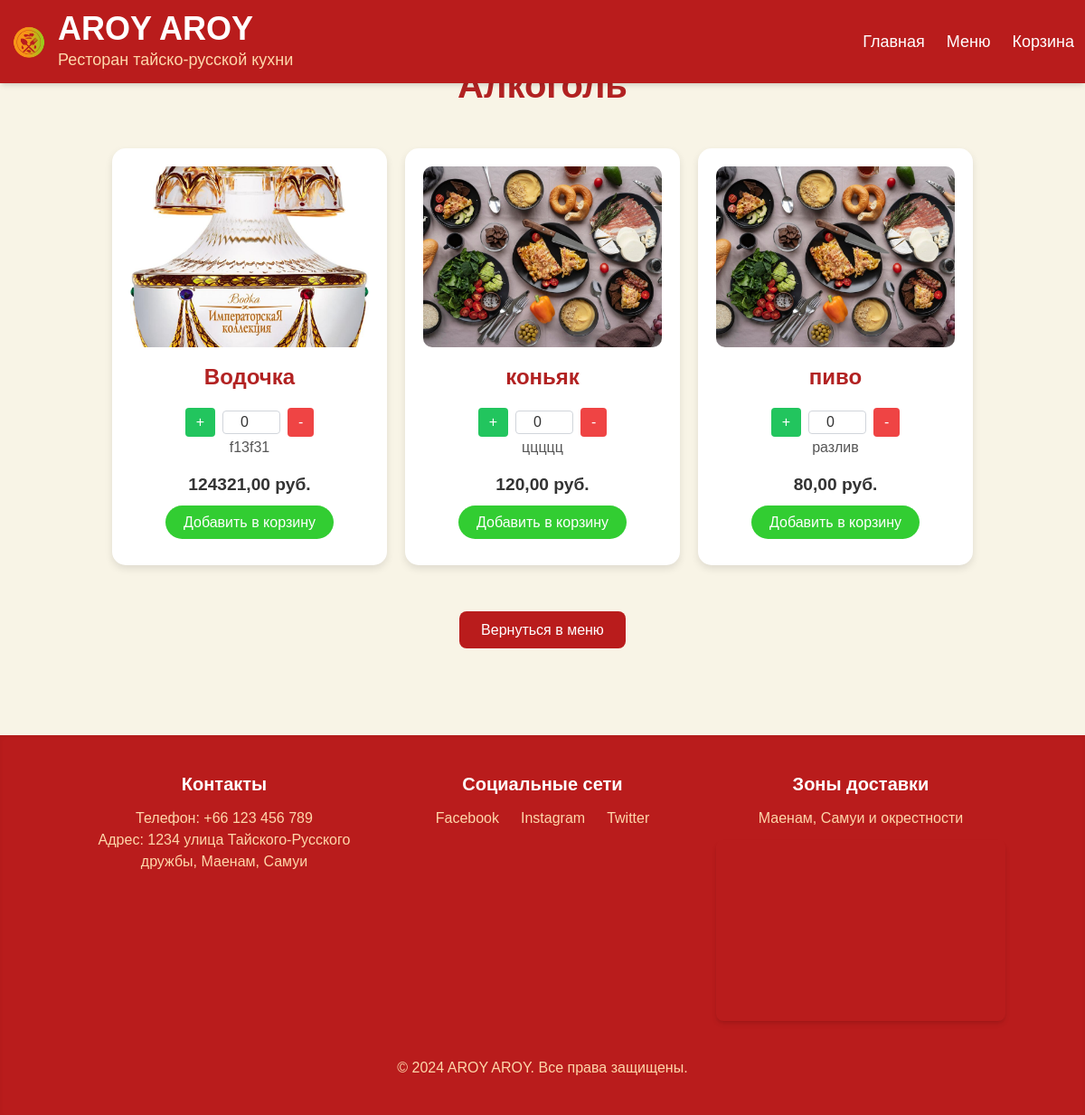
Page /category/1/ on the committed database.
### menu/models.py (models this page shows, shortened)
class Category(models.Model):
    name = models.CharField(max_length=255)
    image = models.ImageField(upload_to='categories/images', blank=True, null=True)

class Product(models.Model):
    category = models.ForeignKey(Category, on_delete=models.CASCADE, related_name='products', verbose_name="Категория")
    name = models.CharField(max_length=255, verbose_name="Название продукта")
    description = models.TextField(verbose_name="Описание")
    price = models.DecimalField(max_digits=10, decimal_places=2, verbose_name="Цена")
    image = models.ImageField(upload_to='products/images', blank=True, null=True, verbose_name="Изображение")
    class Meta:
        verbose_name = "Продукт"
        verbose_name_plural = "Продукты"

### menu/views.py (the view)
def category_detail(request, pk):
    category = get_object_or_404(Category, pk=pk)
    products = category.products.all()
    return render(
        request, "menu/category.html", {"category": category, "products": products}
    )

### menu/templates/menu/category.html (shortened to what this page needs)
{% load static %}
<!DOCTYPE html>
<html lang="ru">
<head>
    <link rel="stylesheet" href="{% static 'menu/css/styles.css' %}">
    <script src="https://cdn.tailwindcss.com"></script>
</head>
<body>
{% include 'menu/common_header.html' %}
<div class="container mx-auto px-4 py-6">
    <h2 class="category-title">{{ category.name }}</h2>
    <div class="product-grid">
        {% for product in products %}
            <div class="product-card">
                <img src="
                        {% if product.image %}{{ product.image.url }}{% else %}{% static 'menu/images/default.jpg' %}{% endif %}"
                     alt="{{ product.name }}">
                <div class="product-info">
                    <h3 class="product-name">{{ product.name }}</h3>
                    <div class="flex items-center justify-center mt-4">
                        <button id="{{ product.id }}" type="button"
                                class="increment bg-green-500 text-white px-3 py-1 rounded plus-button">+
                        </button>
                        <input id="{{ product.id }}" type="number" value="0"
                               class="quantity-input w-16 text-center mx-2 border border-gray-300 rounded" min="1"
                               max="100" placeholder="0" step="1">
                        <button id="{{ product.id }}" type="button"
                                class="decrement bg-red-500 text-white px-3 py-1 rounded minus-button">-
                        </button>
                    </div>
                    <p class="product-description">{{ product.description }}</p>
                    <p class="product-price">{{ product.price }} руб.</p>
                    <a href="{% url 'add_to_cart' product_id=product.id %}" class="add-to-cart">Добавить в корзину</a>
                </div>
            </div>
        {% endfor %}
    </div>
    <div class="text-center mt-10">
        <a href="{% url 'menu' %}" class="bg-red-700 text-white px-6 py-3 rounded-lg">Вернуться в меню</a>
    </div>
</div>
{% include 'menu/common_footer.html' %}
</body>
</html>

### menu/static/menu/css/styles.css (style rules this page uses)
body { background-color: #f8f4e6; font-family: 'Arial', sans-serif; margin: 0; padding: 0; color: #333; }
h1, h2, h3, .text-red-700 { color: #b22222; font-weight: bold; }
h2 { text-align: center; margin-top: 20px; margin-bottom: 10px; }
button, .button, a.button { background-color: #32cd32; color: white; border: none; border-radius: 25px; padding: 10px 20px; text-decoration: none; display: inline-block; transition: background-color 0.3s ease; }
a { color: #b22222; text-decoration: none; }
.product-card, .category { background-color: #fff; border-radius: 15px; box-shadow: 0 4px 8px rgba(0, 0, 0, 0.1); transition: transform 0.3s ease, box-shadow 0.3s ease; padding: 20px; margin-bottom: 20px; }
.product-card img, .category img { width: 100%; height: auto; border-radius: 10px; }

### menu/templates/menu/category.html (style rules this page uses)
body { background-color: #f8f4e6; color: #333; margin: 0; padding: 0; font-family: 'Arial', sans-serif; }
.category-title { color: #b22222; font-size: 2.5em; text-align: center; margin-top: 40px; font-weight: bold; }
.product-grid { display: grid; grid-template-columns: repeat(auto-fit, minmax(280px, 1fr)); gap: 20px; max-width: 1200px; margin: 40px auto; padding: 0 20px; }
.product-card { background-color: #fff; border-radius: 15px; box-shadow: 0 4px 8px rgba(0, 0, 0, 0.1); overflow: hidden; transition: transform 0.3s, box-shadow 0.3s; }
.product-card img { width: 100%; height: 200px; object-fit: cover; }
.product-info { padding: 15px; text-align: center; }
.product-name { font-size: 1.5em; color: #b22222; margin-bottom: 10px; font-weight: bold; }
.product-description { font-size: 1em; color: #555; margin-bottom: 15px; }
.product-price { font-size: 1.2em; color: #333; font-weight: bold; margin-bottom: 15px; }
.add-to-cart { background-color: #32cd32; color: white; padding: 10px 20px; border-radius: 25px; text-decoration: none; transition: background-color 0.3s; }

### rows in the picture
Category: name "Алкоголь"
Product: image (picture), name "Водочка", description "f13f31", price "124321,00"
Product: name "коньяк", description "ццццц", price "120,00"
Product: name "пиво", description "разлив", price "80,00"
